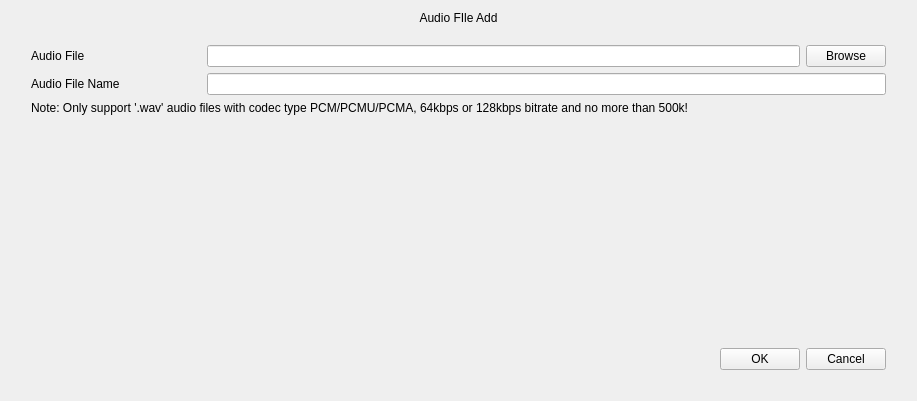
<?xml version="1.0" encoding="UTF-8"?>
<ui version="4.0">
 <class>AddAudioFile</class>
 <widget class="QWidget" name="AddAudioFile">
  <property name="geometry">
   <rect>
    <x>0</x>
    <y>0</y>
    <width>917</width>
    <height>401</height>
   </rect>
  </property>
  <property name="windowTitle">
   <string>Dialog</string>
  </property>
  <layout class="QVBoxLayout" name="verticalLayout_2">
   <property name="spacing">
    <number>0</number>
   </property>
   <item>
    <widget class="QLabel" name="label_title">
     <property name="text">
      <string>Audio FIle Add</string>
     </property>
     <property name="alignment">
      <set>Qt::AlignCenter</set>
     </property>
    </widget>
   </item>
   <item>
    <widget class="QWidget" name="widget_background" native="true">
     <property name="styleSheet">
      <string notr="true"/>
     </property>
     <layout class="QVBoxLayout" name="verticalLayout">
      <property name="leftMargin">
       <number>20</number>
      </property>
      <property name="topMargin">
       <number>20</number>
      </property>
      <property name="rightMargin">
       <number>20</number>
      </property>
      <property name="bottomMargin">
       <number>20</number>
      </property>
      <item>
       <layout class="QGridLayout" name="gridLayout">
        <property name="leftMargin">
         <number>0</number>
        </property>
        <property name="topMargin">
         <number>0</number>
        </property>
        <property name="rightMargin">
         <number>0</number>
        </property>
        <property name="bottomMargin">
         <number>0</number>
        </property>
        <item row="0" column="1" rowspan="2">
         <widget class="QWidget" name="widgetAudioFIle" native="true">
          <layout class="QHBoxLayout" name="horizontalLayout">
           <property name="leftMargin">
            <number>0</number>
           </property>
           <property name="topMargin">
            <number>0</number>
           </property>
           <property name="rightMargin">
            <number>0</number>
           </property>
           <property name="bottomMargin">
            <number>0</number>
           </property>
           <item>
            <widget class="MyLineEdit" name="lineEditAudioFile">
             <property name="styleSheet">
              <string notr="true"/>
             </property>
            </widget>
           </item>
           <item>
            <widget class="MyPushButton" name="pushButtonBrowse">
             <property name="text">
              <string>Browse</string>
             </property>
            </widget>
           </item>
          </layout>
         </widget>
        </item>
        <item row="2" column="1">
         <widget class="MyLineEdit" name="lineEditAudioFileName">
          <property name="sizePolicy">
           <sizepolicy hsizetype="Expanding" vsizetype="Fixed">
            <horstretch>4</horstretch>
            <verstretch>0</verstretch>
           </sizepolicy>
          </property>
          <property name="maxLength">
           <number>32</number>
          </property>
         </widget>
        </item>
        <item row="0" column="0" rowspan="2">
         <widget class="MyLabel" name="labelAudioFile">
          <property name="text">
           <string>Audio File</string>
          </property>
         </widget>
        </item>
        <item row="2" column="0">
         <widget class="MyLabel" name="labelAudioFileName">
          <property name="sizePolicy">
           <sizepolicy hsizetype="Preferred" vsizetype="Preferred">
            <horstretch>1</horstretch>
            <verstretch>0</verstretch>
           </sizepolicy>
          </property>
          <property name="text">
           <string>Audio File Name</string>
          </property>
         </widget>
        </item>
       </layout>
      </item>
      <item>
       <widget class="BlueLabel" name="labelNote">
        <property name="text">
         <string>Note: Only support '.wav' audio files with codec type PCM/PCMU/PCMA, 64kbps or 128kbps bitrate and no more than 500k!</string>
        </property>
       </widget>
      </item>
      <item>
       <spacer name="verticalSpacer">
        <property name="orientation">
         <enum>Qt::Vertical</enum>
        </property>
        <property name="sizeHint" stdset="0">
         <size>
          <width>17</width>
          <height>197</height>
         </size>
        </property>
       </spacer>
      </item>
      <item>
       <layout class="QHBoxLayout" name="horizontalLayout_2">
        <item>
         <spacer name="horizontalSpacer">
          <property name="orientation">
           <enum>Qt::Horizontal</enum>
          </property>
          <property name="sizeHint" stdset="0">
           <size>
            <width>40</width>
            <height>20</height>
           </size>
          </property>
         </spacer>
        </item>
        <item>
         <widget class="MyPushButton" name="pushButtonOK">
          <property name="text">
           <string>OK</string>
          </property>
         </widget>
        </item>
        <item>
         <widget class="MyPushButton" name="pushButtonCancel">
          <property name="text">
           <string>Cancel</string>
          </property>
         </widget>
        </item>
       </layout>
      </item>
     </layout>
    </widget>
   </item>
  </layout>
 </widget>
 <customwidgets>
  <customwidget>
   <class>MyPushButton</class>
   <extends>QPushButton</extends>
   <header>mypushbutton.h</header>
  </customwidget>
  <customwidget>
   <class>MyLabel</class>
   <extends>QLabel</extends>
   <header>mylabel.h</header>
  </customwidget>
  <customwidget>
   <class>MyLineEdit</class>
   <extends>QLineEdit</extends>
   <header>mylineedit.h</header>
  </customwidget>
  <customwidget>
   <class>BlueLabel</class>
   <extends>QLabel</extends>
   <header>bluelabel.h</header>
  </customwidget>
 </customwidgets>
 <resources/>
 <connections/>
</ui>
